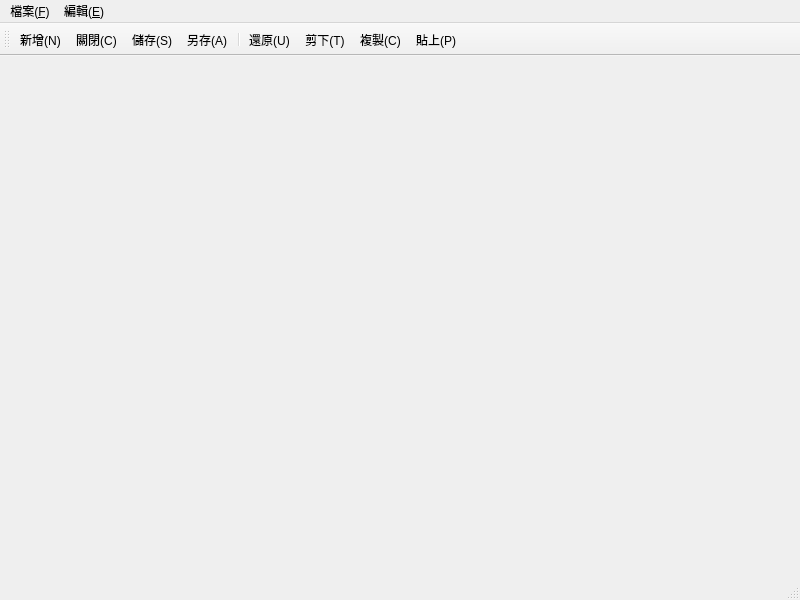
<?xml version="1.0" encoding="UTF-8"?>
<ui version="4.0">
 <class>MainWindow</class>
 <widget class="QMainWindow" name="MainWindow">
  <property name="geometry">
   <rect>
    <x>0</x>
    <y>0</y>
    <width>800</width>
    <height>600</height>
   </rect>
  </property>
  <property name="windowTitle">
   <string>MainWindow</string>
  </property>
  <widget class="QWidget" name="centralwidget"/>
  <widget class="QMenuBar" name="menubar">
   <property name="geometry">
    <rect>
     <x>0</x>
     <y>0</y>
     <width>800</width>
     <height>21</height>
    </rect>
   </property>
   <widget class="QMenu" name="menu">
    <property name="title">
     <string>檔案(&amp;F)</string>
    </property>
    <addaction name="actionNew"/>
    <addaction name="actionOpen"/>
    <addaction name="actionClose"/>
    <addaction name="separator"/>
    <addaction name="actionSave"/>
    <addaction name="actionASave"/>
    <addaction name="separator"/>
    <addaction name="actionQuit"/>
   </widget>
   <widget class="QMenu" name="menu_E">
    <property name="title">
     <string>編輯(&amp;E)</string>
    </property>
    <addaction name="actionUndo"/>
    <addaction name="actionCuT"/>
    <addaction name="actionCopy"/>
    <addaction name="actionAll"/>
   </widget>
   <addaction name="menu"/>
   <addaction name="menu_E"/>
  </widget>
  <widget class="QStatusBar" name="statusbar"/>
  <widget class="QToolBar" name="toolBar">
   <property name="windowTitle">
    <string>toolBar</string>
   </property>
   <attribute name="toolBarArea">
    <enum>TopToolBarArea</enum>
   </attribute>
   <attribute name="toolBarBreak">
    <bool>false</bool>
   </attribute>
   <addaction name="actionNew"/>
   <addaction name="actionClose"/>
   <addaction name="actionSave"/>
   <addaction name="actionASave"/>
   <addaction name="separator"/>
   <addaction name="actionUndo"/>
   <addaction name="actionCuT"/>
   <addaction name="actionCopy"/>
   <addaction name="actionPaste"/>
  </widget>
  <action name="actionOpen">
   <property name="text">
    <string>開啟(&amp;O)</string>
   </property>
   <property name="shortcut">
    <string>Ctrl+O</string>
   </property>
  </action>
  <action name="actionNew">
   <property name="text">
    <string>新增(&amp;N)</string>
   </property>
   <property name="shortcut">
    <string>Ctrl+Z</string>
   </property>
  </action>
  <action name="actionClose">
   <property name="text">
    <string>關閉(&amp;C)</string>
   </property>
  </action>
  <action name="actionSave">
   <property name="text">
    <string>儲存(&amp;S)</string>
   </property>
   <property name="shortcut">
    <string>Ctrl+S</string>
   </property>
  </action>
  <action name="actionASave">
   <property name="text">
    <string>另存(&amp;A)</string>
   </property>
  </action>
  <action name="actionQuit">
   <property name="text">
    <string>退出(&amp;X)</string>
   </property>
  </action>
  <action name="actionUndo">
   <property name="text">
    <string>還原(&amp;U)</string>
   </property>
   <property name="shortcut">
    <string>Ctrl+Z</string>
   </property>
  </action>
  <action name="actionCuT">
   <property name="text">
    <string>剪下(&amp;T)</string>
   </property>
   <property name="shortcut">
    <string>Ctrl+X</string>
   </property>
  </action>
  <action name="actionCopy">
   <property name="text">
    <string>複製(&amp;C)</string>
   </property>
   <property name="shortcut">
    <string>Ctrl+C</string>
   </property>
  </action>
  <action name="actionAll">
   <property name="text">
    <string>全選(&amp;A)</string>
   </property>
   <property name="shortcut">
    <string>Ctrl+A</string>
   </property>
  </action>
  <action name="actionPaste">
   <property name="text">
    <string>貼上(&amp;P)</string>
   </property>
   <property name="shortcut">
    <string>Ctrl+V</string>
   </property>
   <property name="menuRole">
    <enum>QAction::MenuRole::NoRole</enum>
   </property>
  </action>
 </widget>
 <resources>
  <include location="build/Desktop_Qt_6_9_1_MinGW_64_bit-Debug/images/designwindow.qrc"/>
 </resources>
 <connections/>
</ui>
